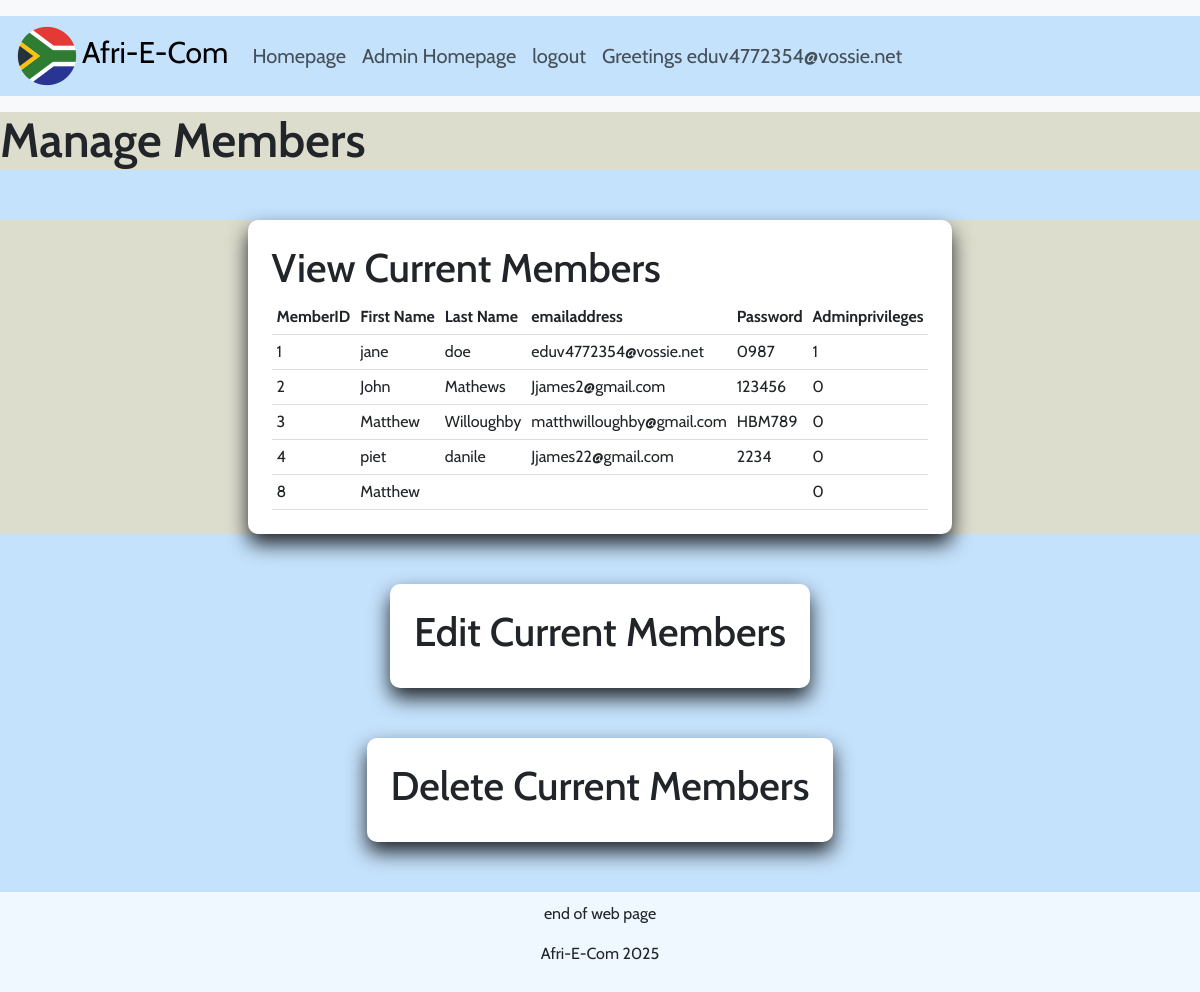
The page /manage_members.php (signed in) on the database its author committed.
### tables this page shows
CREATE TABLE `tbl_member` (
  `user_ID` int(11) NOT NULL,
  `lastName` varchar(255) NOT NULL,
  `firstName` varchar(255) NOT NULL,
  `emailAddress` varchar(255) NOT NULL,
  `PASSWORD` varchar(255) NOT NULL,
  `isAdmin` tinyint(1) DEFAULT NULL
);

### manage_members.php (the view, shortened to what this page needs)
<?php
    include("dbconn.php");
    $sqlGet= " SELECT * FROM tbl_member";
    $Result=$dbconn->query($sqlGet);
?>
<!DOCTYPE html>
<html lang="en">
<head>
    <link href="https://cdn.jsdelivr.net/npm/bootstrap@5.3.6/dist/css/bootstrap.min.css" rel="stylesheet">
    <link rel="stylesheet" href="sitepro\CSS\styles.css">
</head>
<body>
    <nav class="navbar navbar-expand-lg bg-body-tertiary py-3">
  <div class="container-fluid">
    <a class="navbar-brand" href="index.php"><img src=sitepro/Images/icons8-south-africa-color-70.png>Afri-E-Com</a>
    <div class="collapse navbar-collapse nav-icons" id="navbarSupportedContent">
      <ul class="navbar-nav me-auto mb-2 mb-lg-0">
        <li class="nav-item">
          <a class="nav-link" href="Homepage.php">Homepage</a>
        </li>
                 <li class="nav-item">
          <a class="nav-link" href="Adminpage.php">Admin Homepage</a>
        </li>
          <li class="nav-item">
            <form action ="index.php" method="post">
              <input type="submit" class="nav-link"  name="logout" value="logout"></a>
            </form>
        </li>
        <li class="nav-item">
          <a class="nav-link" ><?php if(isset($_SESSION["EmailAddress"])){ echo "Greetings ". $_SESSION["EmailAddress"];}else{echo "No user signed in";}; ?> </a>
        </li>
      </ul>
    </div>
  </div>
</nav>
    <div class="main-div">
      <h1 id="Main-heading">Manage Members</h1>
    </div>
        <div class="main-div">
        <div class="admincontainer">
            <h2>View Current Members</h2>
                        <div>
              <table style="width:100%">
                  <tr>
                    <th>MemberID</th>
                    <th>First Name</th>
                    <th>Last Name</th>
                    <th>emailaddress</th>
                    <th>Password</th>
                    <th>Adminprivileges</th></th>
                  </tr>
                  <?php  while($MembersCont=$Result->fetch_assoc()){?>
                  <tr data-id="<?=$MembersCont['user_ID']?>">
                    <td><?= $MembersCont['user_ID'] ?></th>
                    <td contenteditable="true"><?= htmlspecialchars($MembersCont['firstName']) ?></td>
                    <td><?= htmlspecialchars($MembersCont['lastName']) ?></td>
                    <td><?= htmlspecialchars($MembersCont['emailAddress']) ?></td>
                    <td><?= htmlspecialchars($MembersCont['PASSWORD']) ?></td>
                    <td><?= htmlspecialchars($MembersCont['isAdmin']) ?></td>
                  </tr>
                  <?php
                } ?>
                </table>
            </div>
        </div>
        </div>
        <div class="admincontainer">
            <h2>Edit Current Members</h2>
        </div>
        <div class="admincontainer">
            <h2>Delete Current Members</h2>
        </div>
</body>
<footer class="footer">
         <p>end of web page</p>
         <p>Afri-E-Com 2025</p>
</footer>
</html>

### sitepro/CSS/styles.css (style rules this page uses)
* { margin: 0; padding: 0; box-sizing: border-box; }
table { border-collapse: collapse; width: 100%; }
th, td { padding: 5px; text-align: left; border-bottom: 1px solid #ddd; }
body { font-family: "Cabin", sans-serif;; background-color: rgb(197, 226, 252); }
h1 { font-size: 3rem; font-weight: 600; }
h2 { font-size: 2.5rem; font-weight: 500; }
.navbar-brand { font-size: 30px; }
.container-fluid { background-color: rgb(197, 226, 252); }
.admincontainer { display: flex; background: #fff; width: max-content; flex-direction: column; padding: 1.5rem; margin: 50px auto; border-radius: 10px; box-shadow: 0 10px 20px; }
.nav-item { font-size: 20px; }
.nav-icons { margin-left: 0%; }
.main-div { background-color: rgb(221, 221, 205); }
.footer { background-color: aliceblue; padding:10px; text-align: center; }

### rows shown on the page
tbl_member: user_ID "1", firstName "jane", lastName "doe", emailAddress "eduv4772354@vossie.net", PASSWORD "0987", isAdmin "1"
tbl_member: user_ID "2", firstName "John", lastName "Mathews", emailAddress "Jjames2@gmail.com", PASSWORD "123456", isAdmin "0"
tbl_member: user_ID "3", firstName "Matthew", lastName "Willoughby", emailAddress "matthwilloughby@gmail.com", PASSWORD "HBM789", isAdmin "0"
tbl_member: user_ID "4", firstName "piet", lastName "danile", emailAddress "Jjames22@gmail.com", PASSWORD "2234", isAdmin "0"
tbl_member: user_ID "8", firstName "Matthew", isAdmin "0"

### other values the page prints
$_SESSION["EmailAddress"] "eduv4772354@vossie.net"
